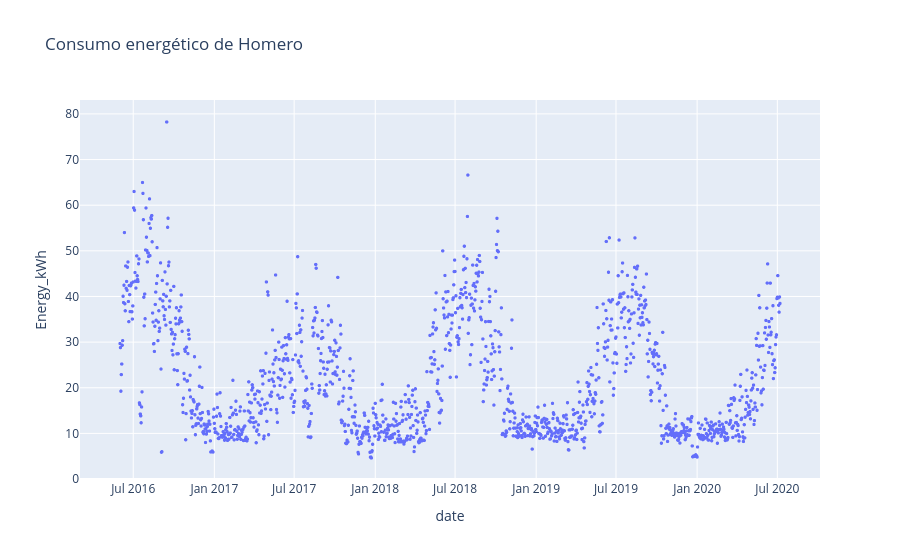

Notebook source saved alongside this figure:
### Code cell
import plotly.express as px

# plot
fig = px.scatter(df, x = df.date, y="Energy_kWh", title='Consumo energético de Homero')
fig.update_traces(marker=dict(size=3.5))
fig.show()

### Figure 1 — Plotly figure (JSON) as saved in the notebook; plotly's stock layout.template omitted (floating-point values rounded to 4 significant figures; data arrays with more than 128 entries replaced by an {"elided": "..."} marker saying what was removed)
{"data": [{"hovertemplate": "date=%{x}<br>Energy_kWh=%{y}<extra></extra>", "legendgroup": "", "marker": {"color": "#636efa", "size": 3.5, "symbol": "circle"}, "mode": "markers", "name": "", "showlegend": false, "type": "scattergl", "x": {"elided": "1498 str values"}, "xaxis": "x", "y": {"elided": "1498 float values"}, "yaxis": "y"}], "layout": {"legend": {"tracegroupgap": 0}, "title": {"text": "Consumo energético de Homero"}, "xaxis": {"anchor": "y", "domain": [0, 1], "title": {"text": "date"}}, "yaxis": {"anchor": "x", "domain": [0, 1], "title": {"text": "Energy_kWh"}}}}
